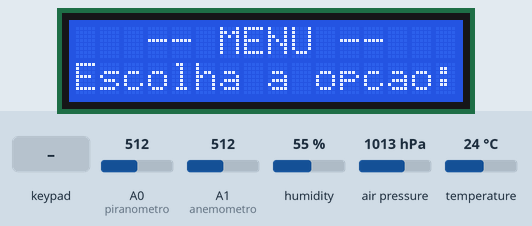
This sketch was run on a simulated Arduino Mega 2560, built with avr-gcc and run on an emulated ATmega2560. On the bench: 16×2 character LCD. Inputs (shaded band) come from the test bench; at power-on: A0 (piranometro) = 512, A1 (anemometro) = 512, humidity 55 %, air pressure 1013 hPa, temperature 24 °C.

Above: at 1.2 s.
1.3 s: keypad keys 1 3 9 7 2 2 2 2 pressed 0.749 s apart
At 2.3 s:
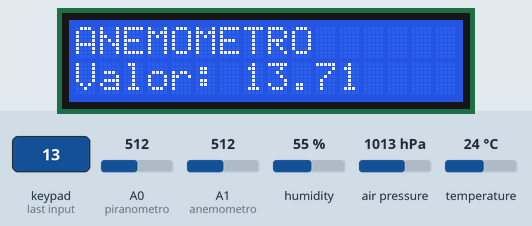
9.2 s: key '#' pressed
At 14.2 s:
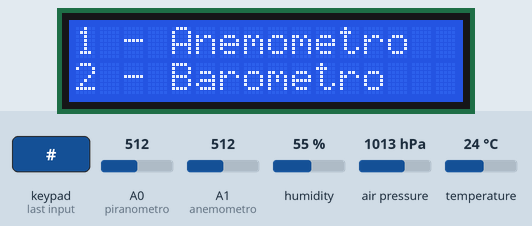
15.2 s: key '4' pressed
At 15.8 s:
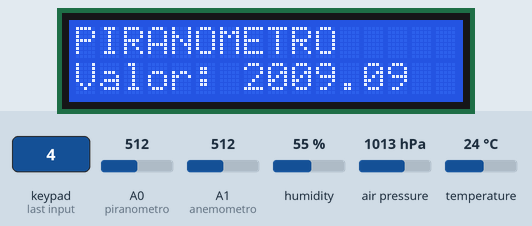
16.9 s: keypad keys 3 6 3 7 3 8 3 9 # pressed 0.749 s apart
At 17.6 s:
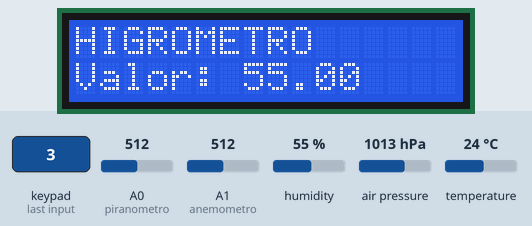
29.7 s: key '5' pressed
At 31.3 s:
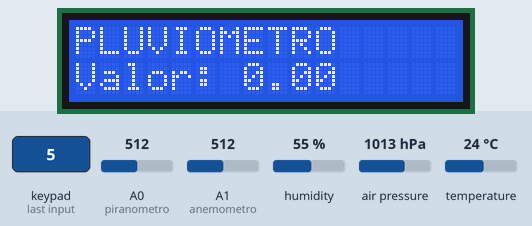
32.3 s: keypad keys 4 0 4 1 4 2 # pressed 0.749 s apart
At 40.7 s:
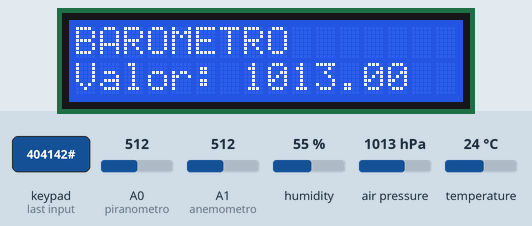
Timing chart, 0 to 42.2 s (numbered marks = the images above; inputs shaded):
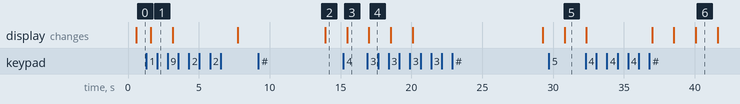

The sketch:

estacaoLCD.ino
```cpp
// -- Bibliotecas --//
#include <Wire.h>
#include "DHT.h"
#include <Adafruit_BMP085.h>
#include <Adafruit_MLX90614.h>
#include <LiquidCrystal.h>
#include <Keypad.h>

// -- Codigos dos sensores -- //

#define ANEMOMETRO 0
#define BAROMETRO 1
#define HIGROMETRO 2
#define PIRANOMETRO 3
#define PLUVIOMETRO 4
#define TERMOMETRO 5

char nomeSensor[6][16] = {
    "ANEMOMETRO",
    "BAROMETRO",
    "HIGROMETRO",
    "PIRANOMETRO",
    "PLUVIOMETRO",
    "TERMOMETRO"
  };

//-- portas analogicas -- //

// DEFINIR TODAS AS PORTAS AINDA!!
#define piranometro A0
//#define termometro (SDA1, SCL1)
#define anemometro A1
#define DHTPIN A2
#define DHTTYPE DHT11
#define barometro (SDA,SCL)
#define pluviometro (22)

LiquidCrystal lcd (12, 11, 5, 4, 3, 2);

// -- Variaveis -- //

typedef struct {
  int sensor;
  double valor;
} Sensor;

double valorAnemo;
double valorPiranometro;
double valorHigrometro;
double valorTermometro;
double valorBarometro;
double valorPluviometro;

volatile int contaPulso = 0;
volatile int contaPulso2 = 0;
double  quantidadeChuva = 0.414;
volatile unsigned long ultContada = 0;
volatile unsigned long agora;
volatile long tmpUltContada;
unsigned long inicioTempo = 0;


DHT dht(DHTPIN, DHTTYPE, 30);
Adafruit_BMP085 bmp;
int i = 0;
Sensor leitura[10];

char key = '#';
char keyAnt = key;

int msgMostra = 1, tmpMostra = 0;


const byte ROWS = 4;
const byte COLS = 3;

char keys[ROWS][COLS] = {
  {'1', '2', '3'},
  {'4', '5', '6'},
  {'7', '8', '9'},
  {'*', '0', '#'}
};

byte rowPins[ROWS] = {36, 37, 38, 39};
byte colPins[COLS] = {40, 41, 42};

Keypad keypad = Keypad( makeKeymap(keys), rowPins, colPins, ROWS, COLS );

void setup() {
  Serial.begin(9600);
  lcd.begin(16,2);
  dht.begin();
  pinMode(pluviometro, INPUT);
  attachInterrupt(pluviometro, incpulso, RISING); //Configura o pino de sinal para trabalhar como interrupção
  bmp.begin();
 if(!bmp.begin()){
  lcd.println("Sensor não encontrado");
  while(1) {}
  }
}

void loop() {

lerAnemometro();
lerBarometro();
lerHigrometro();
lerPiranometro();
lerPluviometro();
lerTermometro();
 menu();

  if (i <= 10) {
    i++;

  }
  else {
    i = 0;
  }

}

void menu() {
  key = keypad.getKey();
  if (key == NULL) {
    key = keyAnt;
  } else {
    keyAnt=key;
  }
  switch (key) {

    case '1' :
     mostrar(ANEMOMETRO, valorAnemo);

      break;

    case '2' :
      mostrar(BAROMETRO, valorBarometro);

      break;

    case '3' :
      mostrar(HIGROMETRO, valorHigrometro);

      break;

    case '4' :
      mostrar(PIRANOMETRO, valorPiranometro);

      break;

    case '5' :
      mostrar(PLUVIOMETRO, valorPluviometro);

      break;

    case '6' :
    mostrar(TERMOMETRO, valorTermometro);

      break;

    case '#' :
      int tmpUltMsg = millis() - tmpMostra;

      if (tmpUltMsg > 2000) {
        msgMostra++;
        tmpMostra = millis();
        if (msgMostra == 5) msgMostra = 1;
      }
      if (msgMostra == 1) {
        lcd.setCursor(0,0);
        lcd.println("   -- MENU --   ");
        lcd.setCursor(0,1);
        lcd.println("Escolha a opcao:");
      }
      if (msgMostra == 2) {
        lcd.setCursor(0,0);
        lcd.println("1 - Anemometro  ");
        lcd.setCursor(0,1);
        lcd.println("2 - Barometro   ");
      }
      if (msgMostra == 3) {
        lcd.setCursor(0,0);
        lcd.println("3 - Higrometro  ");
        lcd.setCursor(0,1);
        lcd.println("4 - Piranometro ");
      }
      if (msgMostra == 4) {
        lcd.setCursor(0,0);
        lcd.println("5 - Pluviometro ");
        lcd.setCursor(0,1);
        lcd.println("6 - Termometro  ");
      }


      break;

  }
}

void gravar(int codSensor, double valor) {
  leitura[i].sensor = codSensor;
  leitura[i].valor = valor;

}

void mostrar(int codSensor, double valor) {
  lcd.setCursor(0,0);
  lcd.print("                ");
  lcd.setCursor(0,0);
  lcd.print(nomeSensor[codSensor]);
  lcd.setCursor(0,1);
  lcd.print("                ");
  lcd.setCursor(0,1);
  lcd.print("Valor: ");
  lcd.print(valor);
}


void lerAnemometro() {

  valorAnemo = analogRead(anemometro) - 79; // -79 pq o sensor começa de 0.4V e o arduino trabalha de 0V a 5V
  if (valorAnemo < 1023) {
    valorAnemo = (valorAnemo * 32.4) / 1023;
  }
  else {
    valorAnemo = 32.4;
  }

  gravar(ANEMOMETRO, valorAnemo);

}

void lerPiranometro() {
  delay(500);
  valorPiranometro = analogRead(piranometro) * 3.924; // constante calibrada com sensor de luminosidade profissional

  gravar(PIRANOMETRO, valorPiranometro);

}

void lerHigrometro() {

  valorHigrometro = dht.readHumidity();

  gravar(HIGROMETRO, valorHigrometro);

}

void lerTermometro() {

  valorTermometro = dht.readTemperature();

  gravar(TERMOMETRO, valorTermometro);

}

void lerBarometro() {

  valorBarometro = bmp.readPressure()/100;

  gravar(BAROMETRO, valorBarometro);

}

void lerPluviometro() {

  if (contaPulso == 1)inicioTempo = micros();
  if (contaPulso != contaPulso2) {
    contaPulso2 = contaPulso;
    valorPluviometro = ((contaPulso * quantidadeChuva) * 0.06); // 0.06 eh a constante de conversão para um recepiente de 1m X 1m
  }
  gravar(PLUVIOMETRO, valorPluviometro);

}

void incpulso ()
{

  agora = micros();
  tmpUltContada = abs(agora - ultContada);

  if (tmpUltContada > 200000L) {
    contaPulso++; //Incrementa a variável de contagem dos pulsos
    ultContada = agora;
  }
}
```

Measured:
- after the input at 1.3 s, the display: changes after 0.31 s (image 1)
- after the input at 9.2 s, the display: changes after 4.7 s (image 2)
- after the input at 15.2 s, the display: changes after 0.26 s (image 3)
- after the input at 16.9 s, the display: changes after 0.11 s (image 4)
- after the input at 29.7 s, the display: changes after 1.1 s (image 5)
- after the input at 32.3 s, the display: first changes after 0.05 s (image 6 shows a later state)
